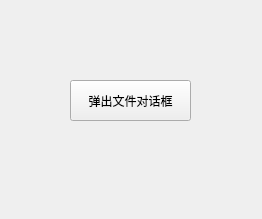
<?xml version="1.0" encoding="UTF-8"?>
<ui version="4.0">
 <class>Widget</class>
 <widget class="QWidget" name="Widget">
  <property name="geometry">
   <rect>
    <x>0</x>
    <y>0</y>
    <width>262</width>
    <height>219</height>
   </rect>
  </property>
  <property name="windowTitle">
   <string>Widget</string>
  </property>
  <widget class="QPushButton" name="pushButton">
   <property name="geometry">
    <rect>
     <x>70</x>
     <y>80</y>
     <width>121</width>
     <height>41</height>
    </rect>
   </property>
   <property name="text">
    <string>弹出文件对话框</string>
   </property>
  </widget>
 </widget>
 <resources/>
 <connections/>
</ui>
